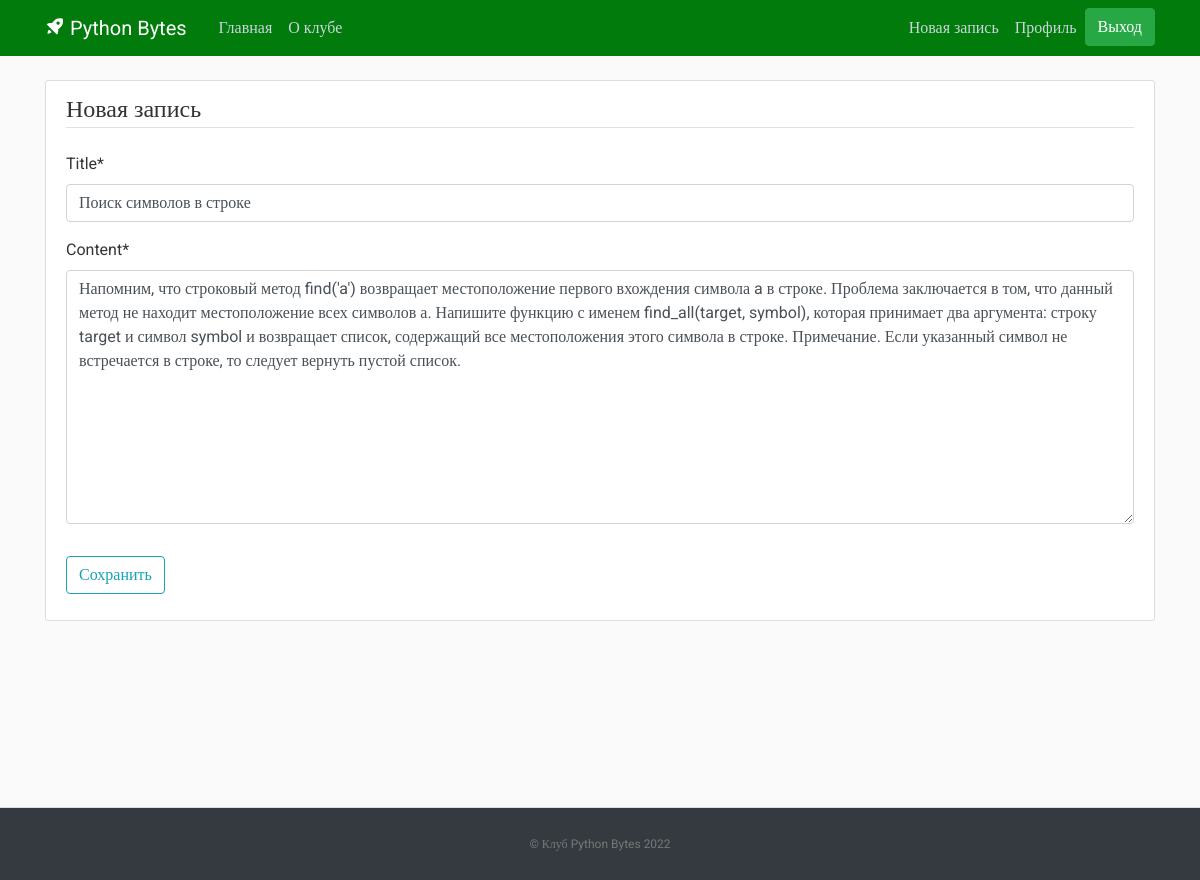
Page /post/9/update/ (signed in) on the committed database.
### blog/models.py (models this page shows, shortened)
class Post(models.Model):
    title = models.CharField(max_length=100)
    content = models.TextField()
    date_posted = models.DateTimeField(default=timezone.now)
    author = models.ForeignKey(User, on_delete=models.CASCADE)

### blog/views.py (the view, shortened to what this page needs)
# urls.py: path('post/<int:pk>/update/', PostUpdateView.as_view(), name='post-update'),
class PostUpdateView(LoginRequiredMixin, UserPassesTestMixin, UpdateView):
    model = Post
    fields = ['title', 'content']
    def test_func(self):
        post = self.get_object()
        if self.request.user == post.author:
            return True
        return False

### blog/templates/blog/post_form.html (shortened to what this page needs)
{% extends "blog/base.html" %}
{% load crispy_forms_tags %}
{% block content %}
    <div class="content-section">
        <form method="POST">
            <fieldset class="form-group">
                <legend class="border-bottom mb-4">Новая запись</legend>
                {{ form|crispy }}
            </fieldset>
            <div class="form-group">
                <button class="btn btn-outline-info" type="submit">Сохранить</button>
            </div>
        </form>
    </div>
{% endblock content %}

### blog/static/blog/main.css (style rules this page uses)
body, html { height:100%; width: 100%; }
body { margin:0; padding:0; background: #fafafa; color: #333333; margin-top: 5rem; font-family:Roboto; }
.content-section { background: #ffffff; padding: 10px 20px; border: 1px solid #dddddd; border-radius: 3px; margin-bottom: 20px; }

### rows in the picture
Post: title "Поиск символов в строке", content "Напомним, что строковый метод find('a') возвращает местоположение первого вхождения символа a в строке. Проблема заключается в том, что данный метод не находит местоположение всех символов а. Напишите функцию с именем find_all(target, symbol), которая принимает два аргумента: строку target и символ symbol и возвращает список, содержащий все местоположения этого символа в строке. Примечание. Если указанный символ не встречается в строке, то следует вернуть пустой список."
